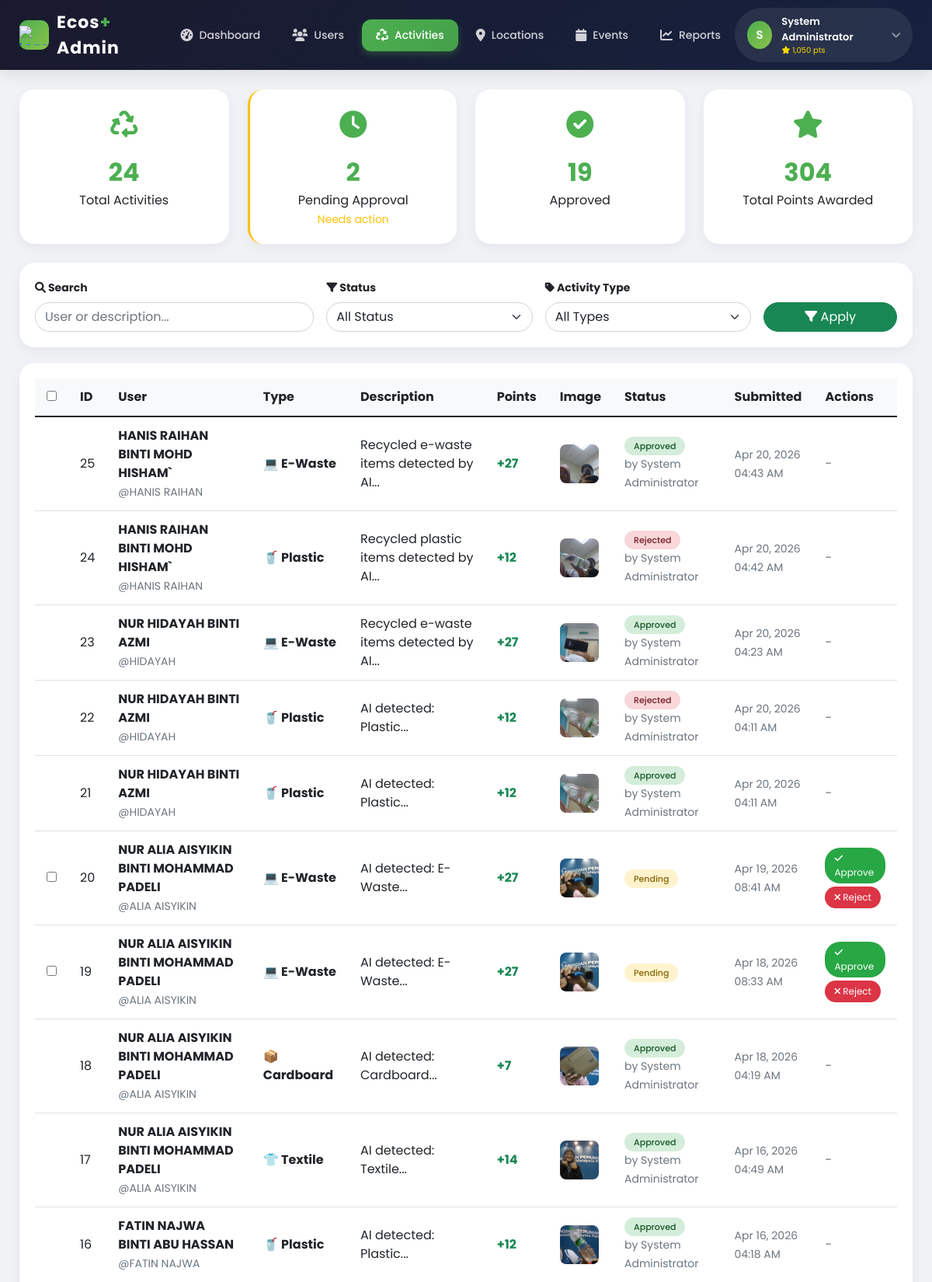
Page /admin/activities.php (signed in, upper part) on the committed database.
### tables this page shows
CREATE TABLE `users` (
  `id` int(11) NOT NULL,
  `username` varchar(50) NOT NULL,
  `email` varchar(100) NOT NULL,
  `password` varchar(255) NOT NULL,
  `full_name` varchar(100) NOT NULL,
  `bio` text DEFAULT NULL,
  `profile_image` varchar(255) DEFAULT NULL,
  `phone` varchar(20) DEFAULT NULL,
  `faculty` varchar(100) DEFAULT NULL,
  `year_of_study` int(11) DEFAULT NULL,
  `student_id` varchar(20) DEFAULT NULL,
  `role` enum('user','admin') DEFAULT 'user',
  `points` int(11) DEFAULT 0,
  `theme` enum('light','dark') DEFAULT 'light',
  `language` enum('en','ms') DEFAULT 'en',
  `email_verified` tinyint(1) DEFAULT 1,
  `reset_token` varchar(255) DEFAULT NULL,
  `reset_expires` timestamp NULL DEFAULT NULL,
  `is_active` tinyint(1) DEFAULT 1,
  `created_at` timestamp NOT NULL DEFAULT current_timestamp(),
  `last_login` timestamp NULL DEFAULT NULL,
  `default_privacy` enum('public','followers','private') DEFAULT 'public'
);

CREATE TABLE `activities` (
  `id` int(11) NOT NULL,
  `user_id` int(11) NOT NULL,
  `activity_type` varchar(50) NOT NULL,
  `description` text DEFAULT NULL,
  `quantity` int(11) DEFAULT 1,
  `weight` decimal(5,2) DEFAULT 0.00,
  `points_earned` int(11) DEFAULT 0,
  `image_path` varchar(255) DEFAULT NULL,
  `location` varchar(255) DEFAULT NULL,
  `latitude` decimal(10,8) DEFAULT NULL,
  `longitude` decimal(11,8) DEFAULT NULL,
  `status` enum('pending','approved','rejected') DEFAULT 'pending',
  `ai_verified` tinyint(1) DEFAULT 0,
  `ai_confidence` decimal(5,2) DEFAULT NULL,
  `admin_notes` text DEFAULT NULL,
  `created_at` timestamp NOT NULL DEFAULT current_timestamp(),
  `approved_at` timestamp NULL DEFAULT NULL,
  `approved_by` int(11) DEFAULT NULL
);

### includes/auth.php (called while the page is built, shortened)
<?php
function getConnection() {
    static $conn = null;
    if ($conn === null) {
        $host = 'localhost';
        $user = 'root';
        $password = '';
        $database = 'ecos_plus';
        $conn = new mysqli($host, $user, $password, $database);
    }
    return $conn;
}
function getCurrentUser() {
    $conn = getConnection();
    $user_id = $_SESSION['user_id'];
    $sql = "SELECT id, email, full_name, phone, points, role, profile_image, bio, created_at FROM users WHERE id = ?";
    $stmt = $conn->prepare($sql);
    $stmt->bind_param("i", $user_id);
    $stmt->execute();
    $result = $stmt->get_result();
    $user = $result->fetch_assoc();
    return $user;
}
?>

### admin/activities.php (the view, shortened to what this page needs)
<?php
require_once '../includes/auth.php';
$conn = getConnection();
$navbar_user = getCurrentUser();
$navbar_initial = $navbar_user ? strtoupper(substr($navbar_user['full_name'], 0, 1)) : 'U';
$statusFilter = isset($_GET['status']) ? $_GET['status'] : 'all';
$typeFilter = isset($_GET['type']) ? $_GET['type'] : 'all';
$search = isset($_GET['search']) ? trim($_GET['search']) : '';
$sql = "SELECT a.*, u.username, u.full_name, u.email, u.points as user_points,
        (SELECT full_name FROM users WHERE id = a.approved_by) as approved_by_name
        FROM activities a
        INNER JOIN users u ON a.user_id = u.id
        WHERE 1=1";
$sql .= " ORDER BY a.created_at DESC";
$activities = $conn->query($sql);
$stats = [];
$stats['total'] = $conn->query("SELECT COUNT(*) as count FROM activities")->fetch_assoc()['count'];
$stats['pending'] = $conn->query("SELECT COUNT(*) as count FROM activities WHERE status = 'pending'")->fetch_assoc()['count'];
$stats['approved'] = $conn->query("SELECT COUNT(*) as count FROM activities WHERE status = 'approved'")->fetch_assoc()['count'];
$stats['rejected'] = $conn->query("SELECT COUNT(*) as count FROM activities WHERE status = 'rejected'")->fetch_assoc()['count'];
$stats['total_points'] = $conn->query("SELECT SUM(points_earned) as total FROM activities WHERE status = 'approved'")->fetch_assoc()['total'] ?? 0;
$activityIcons = [
    'Plastic' => '🥤', 'Paper' => '📄', 'Glass' => '🥃',
    'E-Waste' => '💻', 'Organic' => '🍎', 'Metal' => '🥫',
    'Cardboard' => '📦', 'Textile' => '👕'
];
?>
<!DOCTYPE html>
<html lang="en">
<head>
    <link href="https://cdn.jsdelivr.net/npm/bootstrap@5.1.3/dist/css/bootstrap.min.css" rel="stylesheet">
    <link rel="stylesheet" href="https://cdnjs.cloudflare.com/ajax/libs/font-awesome/6.0.0/css/all.min.css">
</head>
<body>
<nav class="navbar-custom">
    <div class="navbar-container">
        <div style="display: flex; justify-content: space-between; align-items: center;">
            <a href="dashboard.php" class="navbar-brand-custom">
                <div class="logo-icon">
                    <img src="assets/images/umpsa.png" alt="Logo" style="height:25px; object-fit:cover;">
                </div>
                <div class="logo-text">Ecos<span>+</span> Admin</div>
            </a>
            <ul class="nav-links">
                <li><a href="dashboard.php" class="nav-link-custom"><i class="fas fa-tachometer-alt"></i> Dashboard</a></li>
                <li><a href="users.php" class="nav-link-custom"><i class="fas fa-users"></i> Users</a></li>
                <li><a href="activities.php" class="nav-link-custom active"><i class="fas fa-recycle"></i> Activities</a></li>
                <li><a href="locations.php" class="nav-link-custom"><i class="fas fa-map-marker-alt"></i> Locations</a></li>
                <li><a href="events.php" class="nav-link-custom"><i class="fas fa-calendar"></i> Events</a></li>
                <li><a href="reports.php" class="nav-link-custom"><i class="fas fa-chart-line"></i> Reports</a></li>
            </ul>
            <div class="user-dropdown">
                <div class="user-trigger">
                    <div class="user-avatar"><?php echo $navbar_initial; ?></div>
                    <div class="user-info">
                        <span class="user-name"><?php echo htmlspecialchars($navbar_user['full_name'] ?? 'Admin'); ?></span>
                        <span class="user-points"><i class="fas fa-star"></i> <?php echo number_format($navbar_user['points'] ?? 0); ?> pts</span>
                    </div>
                    <i class="fas fa-chevron-down dropdown-arrow"></i>
                </div>
            </div>
        </div>
    </div>
</nav>
<div class="container-custom">
    <div class="row mb-4">
        <div class="col-md-3">
            <div class="stats-card" onclick="location.href='?status=all'">
                <div class="stats-icon"><i class="fas fa-recycle"></i></div>
                <div class="stats-number"><?php echo $stats['total']; ?></div>
                <div class="stats-label">Total Activities</div>
            </div>
        </div>
        <div class="col-md-3">
            <div class="stats-card" onclick="location.href='?status=pending'" style="border-left: 3px solid #ffc107;">
                <div class="stats-icon"><i class="fas fa-clock"></i></div>
                <div class="stats-number"><?php echo $stats['pending']; ?></div>
                <div class="stats-label">Pending Approval</div>
                <small class="text-warning">Needs action</small>
            </div>
        </div>
        <div class="col-md-3">
            <div class="stats-card" onclick="location.href='?status=approved'">
                <div class="stats-icon"><i class="fas fa-check-circle"></i></div>
                <div class="stats-number"><?php echo $stats['approved']; ?></div>
                <div class="stats-label">Approved</div>
            </div>
        </div>
        <div class="col-md-3">
            <div class="stats-card">
                <div class="stats-icon"><i class="fas fa-star"></i></div>
                <div class="stats-number"><?php echo number_format($stats['total_points']); ?></div>
                <div class="stats-label">Total Points Awarded</div>
            </div>
        </div>
    </div>
    <div class="filter-bar">
        <form method="GET" action="" class="row g-3 align-items-end">
            <div class="col-md-4">
                <label class="form-label fw-bold small"><i class="fas fa-search"></i> Search</label>
                <input type="text" class="form-control" name="search" placeholder="User or description..."
                       value="<?php echo htmlspecialchars($search); ?>" style="border-radius: 40px;">
            </div>
            <div class="col-md-3">
                <label class="form-label fw-bold small"><i class="fas fa-filter"></i> Status</label>
                <select class="form-select" name="status" style="border-radius: 40px;">
                    <option value="all" <?php echo $statusFilter == 'all' ? 'selected' : ''; ?>>All Status</option>
                </select>
            </div>
            <div class="col-md-3">
                <label class="form-label fw-bold small"><i class="fas fa-tag"></i> Activity Type</label>
                <select class="form-select" name="type" style="border-radius: 40px;">
                    <option value="all" <?php echo $typeFilter == 'all' ? 'selected' : ''; ?>>All Types</option>
                </select>
            </div>
            <div class="col-md-2">
                <button type="submit" class="btn btn-success w-100" style="border-radius: 40px;">
                    <i class="fas fa-filter"></i> Apply
                </button>
            </div>
        </form>
    </div>
    <div class="table-card">
        <form method="POST" id="bulkForm">
            <div class="table-responsive">
                <table class="table table-hover">
                    <thead>
                        <tr style="background: #f8f9fa;">
                            <th width="40">
                                <input type="checkbox" id="selectAll" onclick="toggleSelectAll(this)">
                            </th>
                            <th>ID</th>
                            <th>User</th>
                            <th>Type</th>
                            <th>Description</th>
                            <th>Points</th>
                            <th>Image</th>
                            <th>Status</th>
                            <th>Submitted</th>
                            <th>Actions</th>
                        </tr>
                    </thead>
                    <tbody>
                        <?php if ($activities->num_rows > 0): ?>
                            <?php while($activity = $activities->fetch_assoc()):
                                $icon = $activityIcons[$activity['activity_type']] ?? '♻️';
                            ?>
                                <tr>
                                    <td>
                                        <?php if ($activity['status'] == 'pending'): ?>
                                            <input type="checkbox" class="activity-checkbox" name="selected_ids[]" value="<?php echo $activity['id']; ?>" onchange="updateBulkBar()">
                                        <?php endif; ?>
                                    </td>
                                    <td><?php echo $activity['id']; ?></td>
                                    <td>
                                        <strong><?php echo htmlspecialchars($activity['full_name']); ?></strong>
                                        <br>
                                        <small class="text-muted">@<?php echo htmlspecialchars($activity['username']); ?></small>
                                    </td>
                                    <td>
                                        <span class="fw-bold"><?php echo $icon; ?> <?php echo htmlspecialchars($activity['activity_type']); ?></span>
                                    </td>
                                    <td>
                                        <?php echo htmlspecialchars(substr($activity['description'], 0, 50)); ?>...
                                        <br>
                                    </td>
                                    <td class="text-success fw-bold">+<?php echo $activity['points_earned']; ?></td>
                                    <td>
                                        <?php if ($activity['image_path'] && file_exists('../' . $activity['image_path'])): ?>
                                            <img src="../<?php echo $activity['image_path']; ?>" class="activity-image" alt="Proof" onclick="openImageModal('../<?php echo $activity['image_path']; ?>')">
                                        <?php else: ?>
                                            <span class="text-muted">No image</span>
                                        <?php endif; ?>
                                    </td>
                                    <td>
                                        <span class="status-badge status-<?php echo $activity['status']; ?>">
                                            <?php echo ucfirst($activity['status']); ?>
                                        </span>
                                        <?php if ($activity['status'] != 'pending' && $activity['approved_by_name']): ?>
                                            <br>
                                            <small class="text-muted">by <?php echo htmlspecialchars($activity['approved_by_name']); ?></small>
                                        <?php endif; ?>
                                    </td>
                                    <td>
                                        <small class="text-muted"><?php echo date('M d, Y', strtotime($activity['created_at'])); ?></small>
                                        <br>
                                        <small class="text-muted"><?php echo date('h:i A', strtotime($activity['created_at'])); ?></small>
                                    </td>
                                    <td>
                                        <?php if ($activity['status'] == 'pending'): ?>
                                            <a href="?approve=<?php echo $activity['id']; ?>&<?php echo http_build_query($_GET); ?>" class="btn-approve btn-sm" onclick="return confirm('Approve this activity? Points will be awarded.')">
                                                <i class="fas fa-check"></i> Approve
                                            </a>
                                            <br>
                                            <a href="?reject=<?php echo $activity['id']; ?>&<?php echo http_build_query($_GET); ?>" class="btn-reject btn-sm mt-1" onclick="return confirm('Reject this activity?')">
                                                <i class="fas fa-times"></i> Reject
                                            </a>
                                        <?php else: ?>
                                            <span class="text-muted">-</span>
                                        <?php endif; ?>
                                    </td>
                                </tr>
                            <?php endwhile; ?>
                        <?php endif; ?>
                    </tbody>
                </table>
            </div>
        </form>
    </div>
</div>
</body>
</html>

### rows in the picture
users: full_name "S", full_name "System Administrator", points "1,050"
activities: id "25", user.full_name "HANIS RAIHAN BINTI MOHD HISHAM`", user.username "HANIS RAIHAN", activity_type "💻", activity_type "E-Waste", description "Recycled e-waste items detected by AI", points_earned "27", image_path (picture), status "Approved", approved_by_name "System Administrator", created_at "Apr 20, 2026", created_at "04:43 AM"
activities: id "24", user.full_name "HANIS RAIHAN BINTI MOHD HISHAM`", user.username "HANIS RAIHAN", activity_type "🥤", activity_type "Plastic", description "Recycled plastic items detected by AI", points_earned "12", image_path (picture), status "Rejected", approved_by_name "System Administrator", created_at "Apr 20, 2026", created_at "04:42 AM"
activities: id "23", user.full_name "NUR HIDAYAH BINTI AZMI", user.username "HIDAYAH", activity_type "💻", activity_type "E-Waste", description "Recycled e-waste items detected by AI", points_earned "27", image_path (picture), status "Approved", approved_by_name "System Administrator", created_at "Apr 20, 2026", created_at "04:23 AM"
activities: id "22", user.full_name "NUR HIDAYAH BINTI AZMI", user.username "HIDAYAH", activity_type "🥤", activity_type "Plastic", description "AI detected: Plastic", points_earned "12", image_path (picture), status "Rejected", approved_by_name "System Administrator", created_at "Apr 20, 2026", created_at "04:11 AM"
activities: id "21", user.full_name "NUR HIDAYAH BINTI AZMI", user.username "HIDAYAH", activity_type "🥤", activity_type "Plastic", description "AI detected: Plastic", points_earned "12", image_path (picture), status "Approved", approved_by_name "System Administrator", created_at "Apr 20, 2026", created_at "04:11 AM"
activities: id "20", user.full_name "NUR ALIA AISYIKIN BINTI MOHAMMAD PADELI", user.username "ALIA AISYIKIN", activity_type "💻", activity_type "E-Waste", description "AI detected: E-Waste", points_earned "27", image_path (picture), status "Pending", created_at "Apr 19, 2026", created_at "08:41 AM"
activities: id "19", user.full_name "NUR ALIA AISYIKIN BINTI MOHAMMAD PADELI", user.username "ALIA AISYIKIN", activity_type "💻", activity_type "E-Waste", description "AI detected: E-Waste", points_earned "27", image_path (picture), status "Pending", created_at "Apr 18, 2026", created_at "08:33 AM"
activities: id "18", user.full_name "NUR ALIA AISYIKIN BINTI MOHAMMAD PADELI", user.username "ALIA AISYIKIN", activity_type "📦", activity_type "Cardboard", description "AI detected: Cardboard", points_earned "7", image_path (picture), status "Approved", approved_by_name "System Administrator", created_at "Apr 18, 2026", created_at "04:19 AM"
activities: id "17", user.full_name "NUR ALIA AISYIKIN BINTI MOHAMMAD PADELI", user.username "ALIA AISYIKIN", activity_type "👕", activity_type "Textile", description "AI detected: Textile", points_earned "14", image_path (picture), status "Approved", approved_by_name "System Administrator", created_at "Apr 16, 2026", created_at "04:49 AM"
activities: id "16", user.full_name "FATIN NAJWA BINTI ABU HASSAN", user.username "FATIN NAJWA", activity_type "🥤", activity_type "Plastic", description "AI detected: Plastic", points_earned "12", image_path (picture), status "Approved", approved_by_name "System Administrator", created_at "Apr 16, 2026", created_at "04:18 AM"

### other values in the picture
$stats['total'] "24"
$stats['pending'] "2"
$stats['approved'] "19"
$stats['total_points'] "304"
